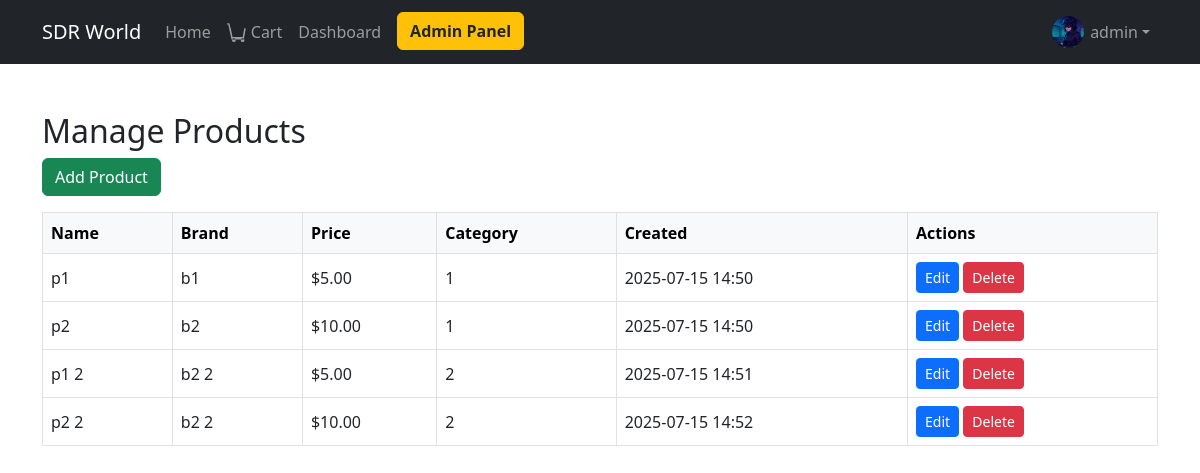
Before: /adminpanel/products/ (signed in) with the older database file.
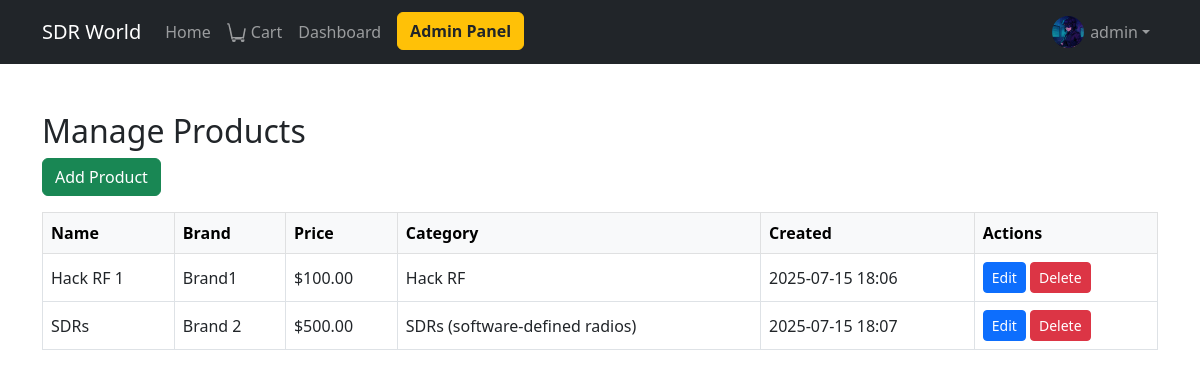
After: the same page with the newer database file.
### products/models.py (models this page shows, shortened)
class Product(models.Model):
    name = models.CharField(max_length=200)
    brand = models.CharField(max_length=100)
    price = models.DecimalField(max_digits=10, decimal_places=2)
    description = models.TextField()
    image = models.ImageField(upload_to='products/')
    category = models.ForeignKey(Category, related_name='products', on_delete=models.CASCADE)
    created_at = models.DateTimeField(auto_now_add=True)

class Category(models.Model):
    name = models.CharField(max_length=100, unique=True)
    slug = models.SlugField(max_length=120, unique=True)
    parent = models.ForeignKey('self', null=True, blank=True, related_name='subcategories', on_delete=models.CASCADE)
    class Meta:
        verbose_name_plural = 'Categories'
    def __str__(self):
        return self.name

### adminpanel/views.py (the view)
# urls.py: path('products/', views.product_crud, name='product_crud'),
@user_passes_test(is_admin_or_editor)
def product_crud(request):
    products = Product.objects.all()
    form = ProductForm()
    categories = Category.objects.all()
    return render(request, 'adminpanel/product_crud.html', {'products': products, 'form': form, 'categories': categories})

### adminpanel/views.py (called while the page is built)
def is_admin_or_editor(user):
    return user.is_staff or user.is_superuser

### templates/adminpanel/product_crud.html (shortened to what this page needs)
{% extends 'base.html' %}
{% load crispy_forms_tags %}
{% block content %}
<div class="container mt-5">
    <h2>Manage Products</h2>
    <button class="btn btn-success mb-3" data-bs-toggle="modal" data-bs-target="#addProductModal">Add Product</button>
    <table class="table table-bordered align-middle" id="products-table">
        <thead class="table-light">
            <tr>
                <th>Name</th>
                <th>Brand</th>
                <th>Price</th>
                <th>Category</th>
                <th>Created</th>
                <th>Actions</th>
            </tr>
        </thead>
        <tbody>
            {% for product in products %}
            <tr data-product-id="{{ product.id }}">
                <td class="prod-name">{{ product.name }}</td>
                <td class="prod-brand">{{ product.brand }}</td>
                <td class="prod-price">${{ product.price }}</td>
                <td class="prod-category">{{ product.category.name }}</td>
                <td>{{ product.created_at|date:"Y-m-d H:i" }}</td>
                <td>
                    <button class="btn btn-sm btn-primary edit-product-btn" data-id="{{ product.id }}" data-name="{{ product.name }}" data-brand="{{ product.brand }}" data-price="{{ product.price }}" data-category="{{ product.category.id }}" data-description="{{ product.description|escapejs }}">Edit</button>
                    <button class="btn btn-sm btn-danger delete-product-btn" data-id="{{ product.id }}" data-name="{{ product.name }}">Delete</button>
                </td>
            </tr>
            {% endfor %}
        </tbody>
    </table>
</div>
{% endblock %}

Changed rows visible on the page:
removed Product: name "p1", brand "b1", price "5.00", category.name "1", created_at "2025-07-15 14:50"
removed Product: name "p2", brand "b2", price "10.00", category.name "1", created_at "2025-07-15 14:50"
removed Product: name "p1 2", brand "b2 2", price "5.00", category.name "2", created_at "2025-07-15 14:51"
removed Product: name "p2 2", brand "b2 2", price "10.00", category.name "2", created_at "2025-07-15 14:52"
added Product: name "Hack RF 1", brand "Brand1", price "100.00", category.name "Hack RF", created_at "2025-07-15 18:06"
added Product: name "SDRs", brand "Brand 2", price "500.00", category.name "SDRs (software-defined radios)", created_at "2025-07-15 18:07"
